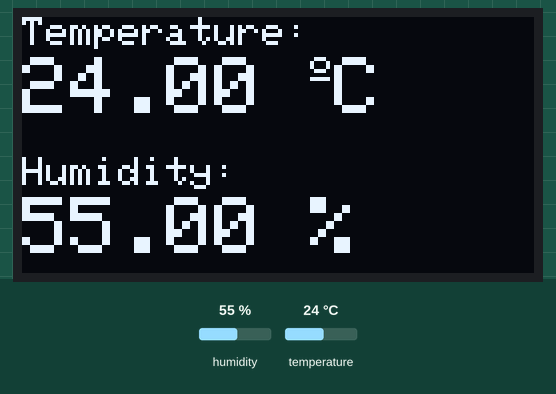
A sketch run on a simulated Arduino Uno, built with avr-gcc and run on an emulated ATmega328P. Parts: 128×64 one-colour display. Inputs (shaded band) come from the test bench; at power-on: humidity 55 %, temperature 24 °C. What the sketch prints to the serial monitor is not drawn.

Above: at 8.6 s.
8.7 s: humidity set to 22 %
At 15.0 s:
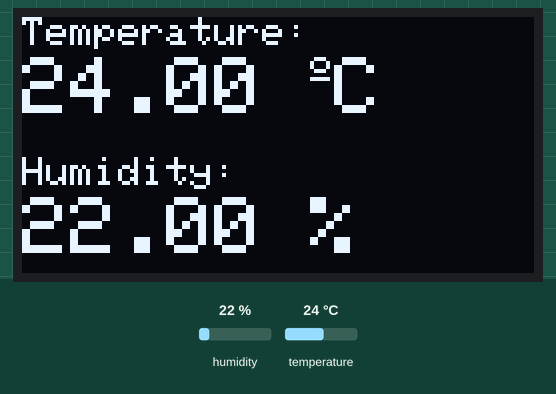
17.2 s: temperature set to 12 °C
At 20.5 s:
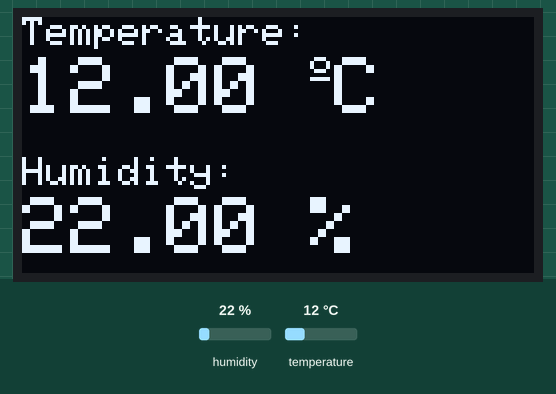
25.7 s: humidity set to 40 %
At 32.6 s:
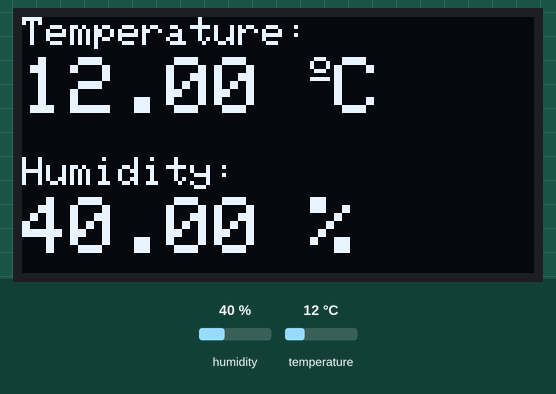
34.2 s: temperature set to 19 °C
At 39.2 s:
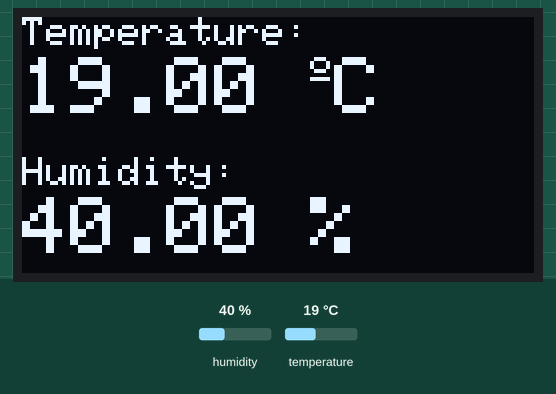
Timing chart, 0 to 40.7 s (numbered marks = the images above; inputs shaded):
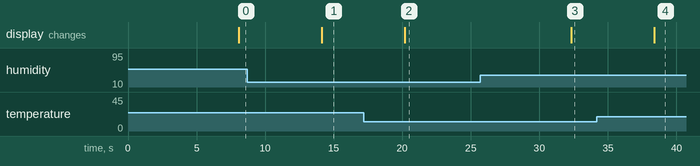

Measured:
- after the input at 8.7 s, the display: changes after 5.4 s (image 1)
- after the input at 17.2 s, the display: changes after 3.0 s (image 2)
- after the input at 25.7 s, the display: changes after 6.6 s (image 3)
- after the input at 34.2 s, the display: changes after 4.2 s (image 4)

The sketch:

init_display_not_working.ino
```cpp
/*********
  Rui Santos
  Complete project details at https://randomnerdtutorials.com
*********/

#include <Wire.h>
#include <Adafruit_GFX.h>
#include <Adafruit_SSD1306.h>
#include <Adafruit_Sensor.h>
#include <DHT.h>

#define SCREEN_WIDTH 128 // OLED display width, in pixels
#define SCREEN_HEIGHT 64 // OLED display height, in pixels

// Declaration for an SSD1306 display connected to I2C (SDA, SCL pins)
Adafruit_SSD1306 display(SCREEN_WIDTH, SCREEN_HEIGHT, &Wire, -1);

//try 5 4 0 2 15, 16 14 12 13
#define DHTPIN 5     // Digital pin connected to the DHT sensor

// Uncomment the type of sensor in use:
#define DHTTYPE    DHT11     // DHT 11
//#define DHTTYPE    DHT22     // DHT 22 (AM2302)
//#define DHTTYPE    DHT21     // DHT 21 (AM2301)

DHT dht(DHTPIN, DHTTYPE);

void setup() {
  Serial.begin(115200);

  Serial.println(F("dht will begin..."));
  dht.begin();

  Serial.println(F("display will begin..."));
  if(!display.begin(SSD1306_SWITCHCAPVCC, 0x3C)) {
    Serial.println(F("SSD1306 allocation failed"));
    for(;;);
  }
  delay(2000);
  display.clearDisplay();
  display.setTextColor(WHITE);
}

void loop() {
  Serial.println(F("loop new..."));
  delay(5000);

  Serial.println(F("dht reading..."));
  float t = dht.readTemperature();
  float h = dht.readHumidity();
  if (isnan(h) || isnan(t)) {
    Serial.println(F("Failed to read from DHT sensor!"));
  }

  Serial.println(F("display clearing..."));
  display.clearDisplay();

  Serial.print(F("display temp as "));
  Serial.println(t);
  display.setTextSize(1);
  display.setCursor(0,0);
  display.print(F("Temperature: "));
  display.setTextSize(2);
  display.setCursor(0,10);
  display.print(t);
  display.print(F(" "));
  display.setTextSize(1);
  display.cp437(true);
  display.write(167);
  display.setTextSize(2);
  display.print(F("C"));

  Serial.print(F("display humid as "));
  Serial.println(h);
  display.setTextSize(1);
  display.setCursor(0, 35);
  display.print(F("Humidity: "));
  display.setTextSize(2);
  display.setCursor(0, 45);
  display.print(h);
  display.print(F(" %"));


  Serial.println(F("display render..."));
  delay(1000);
  display.display();
}
```
